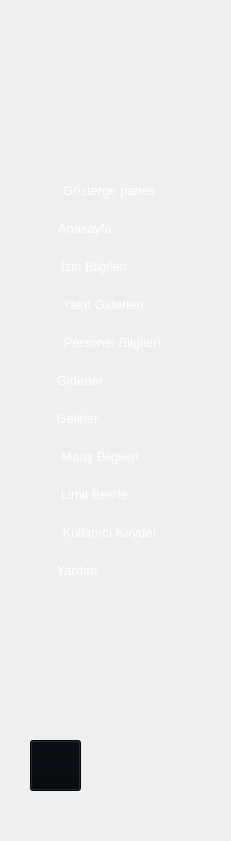
   <widget class="QWidget" name="widget_2" native="true">
    <property name="geometry">
     <rect>
      <x>0</x>
      <y>0</y>
      <width>231</width>
      <height>841</height>
     </rect>
    </property>
    <property name="styleSheet">
     <string notr="true">#widget_2{
background-color: #0D0D0D;
}</string>
    </property>
    <widget class="QPushButton" name="btn_personelBilgileri">
     <property name="geometry">
      <rect>
       <x>51</x>
       <y>332</y>
       <width>122</width>
       <height>21</height>
      </rect>
     </property>
     <property name="font">
      <font>
       <pointsize>10</pointsize>
      </font>
     </property>
     <property name="cursor">
      <cursorShape>PointingHandCursor</cursorShape>
     </property>
     <property name="styleSheet">
      <string notr="true">border-radius:0px;
color:white;
</string>
     </property>
     <property name="text">
      <string>Personel Bilgileri</string>
     </property>
     <property name="iconSize">
      <size>
       <width>30</width>
       <height>30</height>
      </size>
     </property>
    </widget>
    <widget class="QPushButton" name="pushButton_6">
     <property name="geometry">
      <rect>
       <x>51</x>
       <y>370</y>
       <width>58</width>
       <height>21</height>
      </rect>
     </property>
     <property name="font">
      <font>
       <pointsize>10</pointsize>
      </font>
     </property>
     <property name="cursor">
      <cursorShape>PointingHandCursor</cursorShape>
     </property>
     <property name="styleSheet">
      <string notr="true">border-radius:0px;
color:white;
</string>
     </property>
     <property name="text">
      <string>Giderler</string>
     </property>
     <property name="iconSize">
      <size>
       <width>30</width>
       <height>30</height>
      </size>
     </property>
    </widget>
    <widget class="QPushButton" name="btn_permissiInformation">
     <property name="geometry">
      <rect>
       <x>51</x>
       <y>256</y>
       <width>86</width>
       <height>21</height>
      </rect>
     </property>
     <property name="font">
      <font>
       <pointsize>10</pointsize>
      </font>
     </property>
     <property name="cursor">
      <cursorShape>PointingHandCursor</cursorShape>
     </property>
     <property name="mouseTracking">
      <bool>false</bool>
     </property>
     <property name="tabletTracking">
      <bool>false</bool>
     </property>
     <property name="styleSheet">
      <string notr="true">border-radius:0px;
color:white;
</string>
     </property>
     <property name="text">
      <string>İzin Bilgileri</string>
     </property>
     <property name="iconSize">
      <size>
       <width>30</width>
       <height>30</height>
      </size>
     </property>
     <property name="checkable">
      <bool>true</bool>
     </property>
     <property name="checked">
      <bool>false</bool>
     </property>
    </widget>
    <widget class="QPushButton" name="pushButton_8">
     <property name="geometry">
      <rect>
       <x>51</x>
       <y>294</y>
       <width>104</width>
       <height>21</height>
      </rect>
     </property>
     <property name="font">
      <font>
       <pointsize>10</pointsize>
      </font>
     </property>
     <property name="cursor">
      <cursorShape>PointingHandCursor</cursorShape>
     </property>
     <property name="styleSheet">
      <string notr="true">border-radius:0px;
color:white;
</string>
     </property>
     <property name="text">
      <string>Yakıt Giderleri</string>
     </property>
     <property name="iconSize">
      <size>
       <width>30</width>
       <height>30</height>
      </size>
     </property>
    </widget>
    <widget class="QPushButton" name="btn_home">
     <property name="geometry">
      <rect>
       <x>51</x>
       <y>218</y>
       <width>68</width>
       <height>21</height>
      </rect>
     </property>
     <property name="font">
      <font>
       <pointsize>10</pointsize>
      </font>
     </property>
     <property name="cursor">
      <cursorShape>PointingHandCursor</cursorShape>
     </property>
     <property name="mouseTracking">
      <bool>false</bool>
     </property>
     <property name="tabletTracking">
      <bool>false</bool>
     </property>
     <property name="styleSheet">
      <string notr="true">border-radius:0px;
color:white;
</string>
     </property>
     <property name="text">
      <string>Anasayfa</string>
     </property>
     <property name="iconSize">
      <size>
       <width>30</width>
       <height>30</height>
      </size>
     </property>
     <property name="checkable">
      <bool>true</bool>
     </property>
     <property name="checked">
      <bool>false</bool>
     </property>
    </widget>
    <widget class="QPushButton" name="pushButton_13">
     <property name="geometry">
      <rect>
       <x>30</x>
       <y>740</y>
       <width>51</width>
       <height>51</height>
      </rect>
     </property>
     <property name="font">
      <font>
       <pointsize>10</pointsize>
       <weight>75</weight>
       <bold>true</bold>
      </font>
     </property>
     <property name="cursor">
      <cursorShape>PointingHandCursor</cursorShape>
     </property>
     <property name="styleSheet">
      <string notr="true">background-color: #05080D;
</string>
     </property>
     <property name="text">
      <string/>
     </property>
     <property name="icon">
      <iconset>
       <normaloff>../../../../../../Downloads/exit (2).png</normaloff>../../../../../../Downloads/exit (2).png</iconset>
     </property>
     <property name="iconSize">
      <size>
       <width>50</width>
       <height>50</height>
      </size>
     </property>
    </widget>
    <widget class="QPushButton" name="btn_home_2">
     <property name="geometry">
      <rect>
       <x>51</x>
       <y>180</y>
       <width>116</width>
       <height>21</height>
      </rect>
     </property>
     <property name="font">
      <font>
       <pointsize>10</pointsize>
      </font>
     </property>
     <property name="cursor">
      <cursorShape>PointingHandCursor</cursorShape>
     </property>
     <property name="mouseTracking">
      <bool>false</bool>
     </property>
     <property name="tabletTracking">
      <bool>false</bool>
     </property>
     <property name="layoutDirection">
      <enum>Qt::LeftToRight</enum>
     </property>
     <property name="styleSheet">
      <string notr="true">QPushButton{
border-radius:0px;
color:white;
}

QPushButton:hover {
    background-color: red;
	border-radius:10px;
}</string>
     </property>
     <property name="text">
      <string>Gösterge paneli</string>
     </property>
     <property name="iconSize">
      <size>
       <width>30</width>
       <height>30</height>
      </size>
     </property>
     <property name="checkable">
      <bool>true</bool>
     </property>
     <property name="checked">
      <bool>false</bool>
     </property>
    </widget>
    <widget class="QPushButton" name="pushButton_10">
     <property name="geometry">
      <rect>
       <x>51</x>
       <y>560</y>
       <width>52</width>
       <height>21</height>
      </rect>
     </property>
     <property name="font">
      <font>
       <pointsize>10</pointsize>
      </font>
     </property>
     <property name="cursor">
      <cursorShape>PointingHandCursor</cursorShape>
     </property>
     <property name="styleSheet">
      <string notr="true">border-radius:0px;
color:white;
</string>
     </property>
     <property name="text">
      <string>Yardım</string>
     </property>
     <property name="iconSize">
      <size>
       <width>30</width>
       <height>30</height>
      </size>
     </property>
    </widget>
    <widget class="QPushButton" name="btn_yoneticiEkle">
     <property name="geometry">
      <rect>
       <x>51</x>
       <y>522</y>
       <width>117</width>
       <height>21</height>
      </rect>
     </property>
     <property name="font">
      <font>
       <pointsize>10</pointsize>
      </font>
     </property>
     <property name="cursor">
      <cursorShape>PointingHandCursor</cursorShape>
     </property>
     <property name="mouseTracking">
      <bool>false</bool>
     </property>
     <property name="tabletTracking">
      <bool>false</bool>
     </property>
     <property name="styleSheet">
      <string notr="true">border-radius:0px;
color:white;
</string>
     </property>
     <property name="text">
      <string>Kullanıcı Kaydet</string>
     </property>
     <property name="iconSize">
      <size>
       <width>30</width>
       <height>30</height>
      </size>
     </property>
     <property name="checkable">
      <bool>true</bool>
     </property>
     <property name="checked">
      <bool>false</bool>
     </property>
    </widget>
    <widget class="QPushButton" name="pushButton_7">
     <property name="geometry">
      <rect>
       <x>51</x>
       <y>408</y>
       <width>53</width>
       <height>21</height>
      </rect>
     </property>
     <property name="font">
      <font>
       <pointsize>10</pointsize>
      </font>
     </property>
     <property name="cursor">
      <cursorShape>PointingHandCursor</cursorShape>
     </property>
     <property name="styleSheet">
      <string notr="true">border-radius:0px;
color:white;
</string>
     </property>
     <property name="text">
      <string>Gelirler</string>
     </property>
     <property name="iconSize">
      <size>
       <width>30</width>
       <height>30</height>
      </size>
     </property>
    </widget>
    <widget class="QPushButton" name="pushButton_9">
     <property name="geometry">
      <rect>
       <x>51</x>
       <y>446</y>
       <width>98</width>
       <height>21</height>
      </rect>
     </property>
     <property name="font">
      <font>
       <pointsize>10</pointsize>
      </font>
     </property>
     <property name="cursor">
      <cursorShape>PointingHandCursor</cursorShape>
     </property>
     <property name="styleSheet">
      <string notr="true">border-radius:0px;
color:white;
</string>
     </property>
     <property name="text">
      <string>Maaş Bilgileri</string>
     </property>
     <property name="iconSize">
      <size>
       <width>30</width>
       <height>30</height>
      </size>
     </property>
    </widget>
    <widget class="QPushButton" name="pushButton_12">
     <property name="geometry">
      <rect>
       <x>51</x>
       <y>484</y>
       <width>87</width>
       <height>21</height>
      </rect>
     </property>
     <property name="font">
      <font>
       <pointsize>10</pointsize>
      </font>
     </property>
     <property name="cursor">
      <cursorShape>PointingHandCursor</cursorShape>
     </property>
     <property name="mouseTracking">
      <bool>false</bool>
     </property>
     <property name="tabletTracking">
      <bool>false</bool>
     </property>
     <property name="styleSheet">
      <string notr="true">border-radius:0px;
color:white;
</string>
     </property>
     <property name="text">
      <string>Limit Belirle</string>
     </property>
     <property name="iconSize">
      <size>
       <width>30</width>
       <height>30</height>
      </size>
     </property>
     <property name="checkable">
      <bool>true</bool>
     </property>
     <property name="checked">
      <bool>false</bool>
     </property>
    </widget>
    <zorder>pushButton_13</zorder>
    <zorder>btn_home_2</zorder>
    <zorder>pushButton_8</zorder>
    <zorder>pushButton_10</zorder>
    <zorder>btn_home</zorder>
    <zorder>btn_permissiInformation</zorder>
    <zorder>btn_personelBilgileri</zorder>
    <zorder>btn_yoneticiEkle</zorder>
    <zorder>pushButton_6</zorder>
    <zorder>pushButton_7</zorder>
    <zorder>pushButton_9</zorder>
    <zorder>pushButton_12</zorder>
   </widget>
